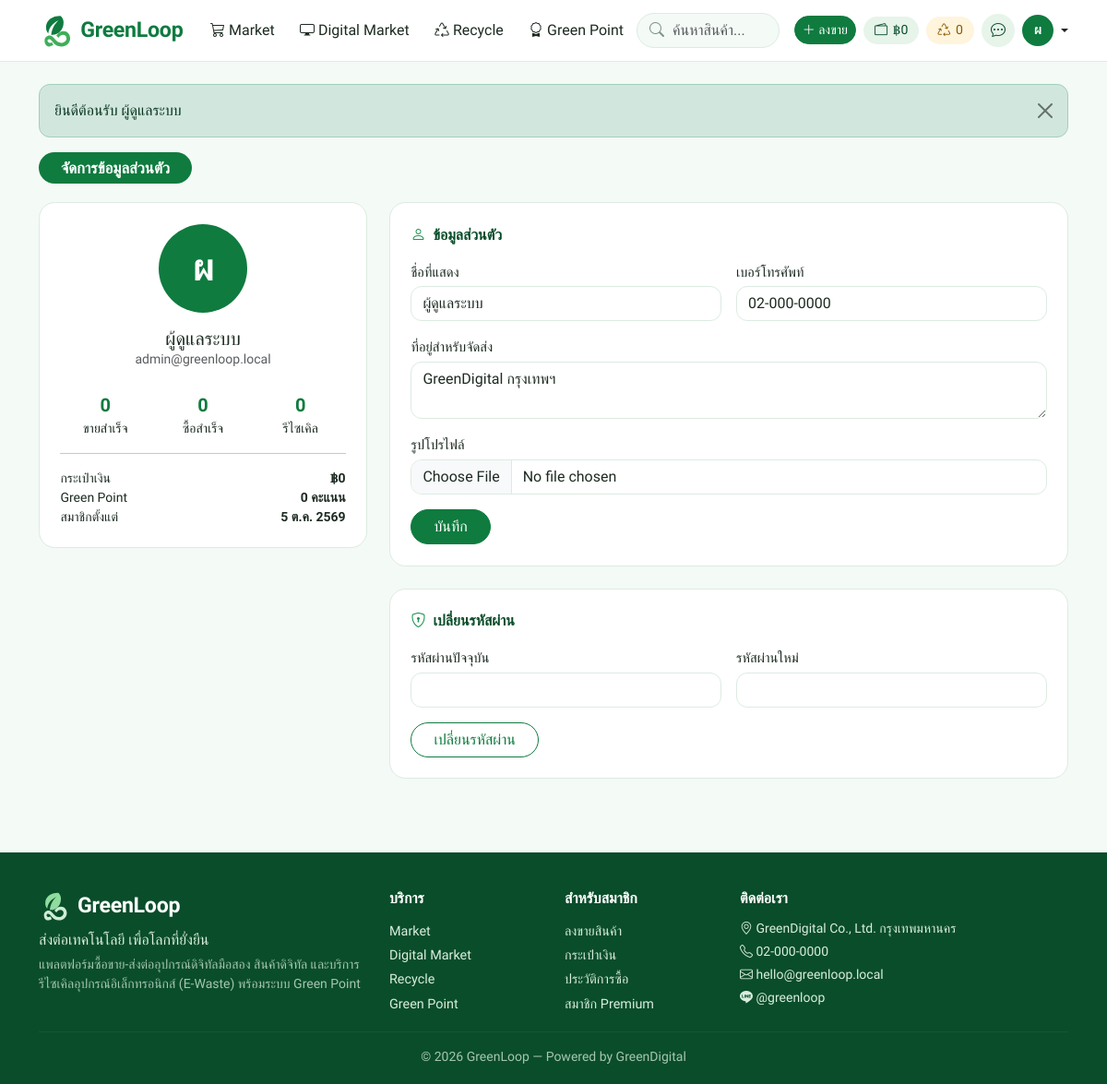
The app's page /profile.php (signed in) with its own data.
### tables this page shows
CREATE TABLE users (
  id INT AUTO_INCREMENT PRIMARY KEY,
  name VARCHAR(100) NOT NULL,
  email VARCHAR(150) NOT NULL UNIQUE,
  password_hash VARCHAR(255) NOT NULL,
  phone VARCHAR(30) NOT NULL DEFAULT '',
  address TEXT,
  avatar VARCHAR(255) DEFAULT NULL,
  role ENUM('user','admin') NOT NULL DEFAULT 'user',
  status ENUM('active','suspended') NOT NULL DEFAULT 'active',
  wallet_balance DECIMAL(12,2) NOT NULL DEFAULT 0,
  green_points INT NOT NULL DEFAULT 0,
  fee_waivers INT NOT NULL DEFAULT 0,
  premium_until DATETIME DEFAULT NULL,
  created_at DATETIME NOT NULL DEFAULT CURRENT_TIMESTAMP
);

### profile.php (the view, shortened to what this page needs)
<?php
require __DIR__ . '/includes/init.php';
$u = require_login();
$m = user_metrics($u['id']);
require __DIR__ . '/includes/header.php';
echo page_header('จัดการข้อมูลส่วนตัว');
?>
<div class="row g-4">
  <div class="col-lg-4">
    <div class="panel text-center">
      <?= avatar_html($u, 96) ?>
      <h2 class="h5 mt-3 mb-0"><?= e($u['name']) ?><?= premium_badge($u) ?></h2>
      <div class="text-muted small"><?= e($u['email']) ?></div>
      <div class="row g-2 mt-3 text-center small">
        <div class="col-4"><div class="fw-bold fs-5 text-green"><?= $m['sales'] ?></div>ขายสำเร็จ</div>
        <div class="col-4"><div class="fw-bold fs-5 text-green"><?= $m['purchases'] ?></div>ซื้อสำเร็จ</div>
        <div class="col-4"><div class="fw-bold fs-5 text-green"><?= $m['recycles'] ?></div>รีไซเคิล</div>
      </div>
      <hr>
      <div class="d-flex justify-content-between small"><span>กระเป๋าเงิน</span><b><?= baht($u['wallet_balance']) ?></b></div>
      <div class="d-flex justify-content-between small"><span>Green Point</span><b><?= number_format($u['green_points']) ?> คะแนน</b></div>
      <div class="d-flex justify-content-between small"><span>สมาชิกตั้งแต่</span><b><?= thai_date($u['created_at'], false) ?></b></div>
    </div>
  </div>
  <div class="col-lg-8">
    <form class="panel mb-4" method="post" enctype="multipart/form-data">
      <div class="panel-title"><i class="bi bi-person"></i> ข้อมูลส่วนตัว</div>
      <div class="row g-3">
        <div class="col-md-6"><label class="form-label" for="name">ชื่อที่แสดง</label><input id="name" class="form-control" name="name" value="<?= e($u['name']) ?>" required maxlength="100"></div>
        <div class="col-md-6"><label class="form-label" for="phone">เบอร์โทรศัพท์</label><input id="phone" class="form-control" name="phone" value="<?= e($u['phone']) ?>" maxlength="30"></div>
        <div class="col-12"><label class="form-label" for="address">ที่อยู่สำหรับจัดส่ง</label><textarea id="address" class="form-control" name="address" rows="2"><?= e($u['address']) ?></textarea></div>
        <div class="col-12"><label class="form-label" for="avatar">รูปโปรไฟล์</label><input id="avatar" class="form-control" type="file" name="avatar" accept="image/*"></div>
      </div>
      <button class="btn btn-primary mt-3 px-4">บันทึก</button>
    </form>
    <form class="panel" method="post">
      <div class="panel-title"><i class="bi bi-shield-lock"></i> เปลี่ยนรหัสผ่าน</div>
      <div class="row g-3">
        <div class="col-md-6"><label class="form-label" for="current">รหัสผ่านปัจจุบัน</label><input id="current" class="form-control" type="password" name="current" required autocomplete="current-password"></div>
        <div class="col-md-6"><label class="form-label" for="new">รหัสผ่านใหม่</label><input id="new" class="form-control" type="password" name="new" required minlength="8" autocomplete="new-password"></div>
      </div>
      <button class="btn btn-outline-primary mt-3 px-4">เปลี่ยนรหัสผ่าน</button>
    </form>
  </div>
</div>
<?php require __DIR__ . '/includes/footer.php'; ?>

### includes/header.php (shortened to what this page needs)
<?php
$u = user();
$site = setting('site_name', 'GreenLoop');
$unread = $u ? (int) val('SELECT COUNT(*) FROM messages WHERE receiver_id = ? AND is_read = 0', [$u['id']]) : 0;
$self = basename($_SERVER['SCRIPT_NAME']);
$navType = $self === 'products.php' ? get('type') : '';
?>
<!doctype html>
<html lang="th">
<head>
<link href="https://cdn.jsdelivr.net/npm/bootstrap@5.3.3/dist/css/bootstrap.min.css" rel="stylesheet">
<link href="https://cdn.jsdelivr.net/npm/bootstrap-icons@1.11.3/font/bootstrap-icons.min.css" rel="stylesheet">
<link href="<?= e(url('assets/css/style.css')) ?>?v=1" rel="stylesheet">
</head>
<body>
<nav class="navbar navbar-expand-lg sticky-top gl-nav">
  <div class="container">
    <a class="navbar-brand" href="<?= e(url('index.php')) ?>"><?= logo_html() ?></a>
    <div class="collapse navbar-collapse" id="nav">
      <ul class="navbar-nav me-auto">
        <li class="nav-item"><a class="nav-link <?= $navType === 'market' ? 'active' : '' ?>" href="<?= e(url('products.php?type=market')) ?>"><i class="bi bi-cart3"></i> Market</a></li>
        <li class="nav-item"><a class="nav-link <?= $navType === 'digital' ? 'active' : '' ?>" href="<?= e(url('products.php?type=digital')) ?>"><i class="bi bi-display"></i> Digital Market</a></li>
        <li class="nav-item"><a class="nav-link <?= $self === 'recycle.php' ? 'active' : '' ?>" href="<?= e(url('recycle.php')) ?>"><i class="bi bi-recycle"></i> Recycle</a></li>
        <li class="nav-item"><a class="nav-link <?= $self === 'points.php' ? 'active' : '' ?>" href="<?= e(url('points.php')) ?>"><i class="bi bi-award"></i> Green Point</a></li>
      </ul>
      <form class="nav-search me-lg-3 my-2 my-lg-0" action="<?= e(url('products.php')) ?>" method="get" role="search">
        <i class="bi bi-search"></i>
        <input type="search" name="q" class="form-control" placeholder="ค้นหาสินค้า..." value="<?= $self === 'products.php' ? e(get('q')) : '' ?>" aria-label="ค้นหาสินค้า">
      </form>
      <div class="d-flex align-items-center gap-2 flex-wrap">
      <?php if ($u): ?>
        <a class="btn btn-primary btn-sm" href="<?= e(url('sell.php')) ?>"><i class="bi bi-plus-lg"></i> ลงขาย</a>
        <a class="chip" href="<?= e(url('wallet.php')) ?>" title="กระเป๋าเงิน"><i class="bi bi-wallet2"></i> <?= baht($u['wallet_balance']) ?></a>
        <a class="chip chip-point" href="<?= e(url('points.php')) ?>" title="Green Point"><i class="bi bi-recycle"></i> <?= number_format($u['green_points']) ?></a>
        <a class="icon-btn" href="<?= e(url('chat.php')) ?>" title="แชท"><i class="bi bi-chat-dots"></i><?php if ($unread): ?><span class="dot"><?= $unread ?></span><?php endif; ?></a>
        <div class="dropdown">
          <a class="d-flex align-items-center gap-1 text-decoration-none dropdown-toggle text-dark" href="#" data-bs-toggle="dropdown"><?= avatar_html($u, 34) ?></a>
        </div>
      <?php else: ?>
        <a class="btn btn-outline-primary btn-sm" href="<?= e(url('login.php')) ?>">เข้าสู่ระบบ</a>
        <a class="btn btn-primary btn-sm" href="<?= e(url('register.php')) ?>">สมัครสมาชิก</a>
      <?php endif; ?>
      </div>
    </div>
  </div>
</nav>
<main class="<?= isset($mainClass) ? e($mainClass) : 'container py-4' ?>">
<?php if (!empty($_SESSION['flash'])): ?>
  <div class="<?= isset($mainClass) ? 'container pt-3' : '' ?>">
  <?php foreach ($_SESSION['flash'] as $f): ?>
    <div class="alert alert-<?= e($f[0]) ?> alert-dismissible fade show" role="alert"><?= e($f[1]) ?><button type="button" class="btn-close" data-bs-dismiss="alert" aria-label="ปิด"></button></div>
  <?php endforeach; unset($_SESSION['flash']); ?>
  </div>
<?php endif; ?>

### includes/init.php (shortened to what this page needs)
<?php
function db()
{
    static $pdo = null;
    if ($pdo === null) {
        $c = require ROOT_PATH . '/config.php';
        try {
            $pdo = new PDO(
                "mysql:host={$c['db_host']};port={$c['db_port']};dbname={$c['db_name']};charset=utf8mb4",
                $c['db_user'],
                $c['db_pass'],
                [
                    PDO::ATTR_ERRMODE => PDO::ERRMODE_EXCEPTION,
                    PDO::ATTR_DEFAULT_FETCH_MODE => PDO::FETCH_ASSOC,
                    PDO::ATTR_EMULATE_PREPARES => false,
                ]
            );
            $pdo->exec("SET time_zone = '+07:00'");
        } catch (PDOException $ex) {
            http_response_code(500);
            exit('<h3>เชื่อมต่อฐานข้อมูลไม่ได้</h3><p>กรุณานำเข้าไฟล์ <code>database.sql</code> และตรวจสอบการตั้งค่าใน <code>config.php</code></p>');
        }
    }
    return $pdo;
}
function q($sql, $params = [])
{
    $st = db()->prepare($sql);
    $st->execute($params);
    return $st;
}
function row($sql, $params = [])
{
    $r = q($sql, $params)->fetch();
    return $r ?: null;
}
function rows($sql, $params = [])
{
    return q($sql, $params)->fetchAll();
}
function val($sql, $params = [])
{
    return q($sql, $params)->fetchColumn();
}
function e($s)
{
    return htmlspecialchars((string) $s, ENT_QUOTES, 'UTF-8');
}
function url($path = '')
{
    return BASE_URL . '/' . ltrim($path, '/');
}
function baht($n)
{
    $n = (float) $n;
    return '฿' . number_format($n, floor($n) == $n ? 0 : 2);
}
function thai_date($dt, $time = true)
{
    $t = strtotime($dt);
    $m = ['', 'ม.ค.', 'ก.พ.', 'มี.ค.', 'เม.ย.', 'พ.ค.', 'มิ.ย.', 'ก.ค.', 'ส.ค.', 'ก.ย.', 'ต.ค.', 'พ.ย.', 'ธ.ค.'];
    return date('j', $t) . ' ' . $m[(int) date('n', $t)] . ' ' . (date('Y', $t) + 543) . ($time ? ' ' . date('H:i', $t) : '');
}
function setting($name, $default = '')
{
    static $all = null;
    if ($all === null) {
        $all = [];
        foreach (rows('SELECT name, value FROM settings') as $r) {
            $all[$r['name']] = $r['value'];
        }
    }
    return isset($all[$name]) && $all[$name] !== '' ? $all[$name] : $default;
}
function user()
{
    static $u = false;
    if ($u === false) {
        $u = empty($_SESSION['uid']) ? null : row('SELECT * FROM users WHERE id = ?', [$_SESSION['uid']]);
    }
    return $u;
}
function require_login()
{
    if (!user()) {
        $_SESSION['after_login'] = $_SERVER['REQUEST_URI'];
        flash('กรุณาเข้าสู่ระบบก่อนใช้งาน', 'warning');
        redirect('login.php');
    }
    return user();
}
function user_metrics($uid)
{
    return [
        'sales' => (int) val("SELECT COUNT(*) FROM orders WHERE seller_id = ? AND status = 'completed'", [$uid]),
        'purchases' => (int) val("SELECT COUNT(*) FROM orders WHERE buyer_id = ? AND status = 'completed'", [$uid]),
        'recycles' => (int) val("SELECT COUNT(*) FROM recycles WHERE user_id = ? AND status = 'completed'", [$uid]),
        'points' => (int) val('SELECT COALESCE(SUM(points), 0) FROM point_transactions WHERE user_id = ? AND points > 0', [$uid]),
    ];
}
function avatar_html($u, $size = 36)
{
    return '<span class="avatar avatar-text" style="width:' . $size . 'px;height:' . $size . 'px;font-size:' . round($size * .42) . 'px">' . e(mb_substr($u['name'], 0, 1)) . '</span>';
}
function page_header($title, $subtitle = '')
{
    return '<div class="page-head"><h1 class="pill-title">' . e($title) . '</h1>' . ($subtitle ? '<p class="text-muted mb-0 mt-2">' . e($subtitle) . '</p>' : '') . '</div>';
}
function logo_html($height = 38)
{
    return '<svg class="logo-mark" width="' . $height . '" height="' . $height . '" viewBox="0 0 48 48" aria-hidden="true"><path d="M30 4C18 4 10 10 10 20c0 3 1 6 3 8 1-8 6-14 14-18-5 5-9 11-10 20 9 1 17-6 17-17 0-3-1-6-4-9z" fill="#0f7b3f"/><path d="M8 38c0-4 3-7 7-7 6 0 8 10 16 10 4 0 7-3 7-6s-2-5-5-5c-2 0-4 1-6 4l-3-3c3-4 6-6 10-6 5 0 9 4 9 10s-5 11-12 11C20 46 19 36 14 36c-1 0-2 1-2 2s1 3 3 3c1 0 2 0 3-1l2 4c-2 1-4 2-6 2-4 0-6-4-6-8z" fill="#3fae5a"/></svg>'
        . '<span class="logo-text">' . e(setting('site_name', 'GreenLoop')) . '</span>';
}

### assets/css/style.css (style rules this page uses)
:root { --gl-900: #0a4d2a; --gl-700: #0f7b3f; --gl-600: #17914c; --gl-500: #3fae5a; --gl-200: #cfe9d6; --gl-100: #e6f4ea; --gl-50: #f4faf6; --gl-gold: #e59a12; --gl-ink: #1d2b22; --gl-line: #dcebe1; --bs-primary: #0f7b3f; --bs-primary-rgb: 15, 123, 63; --bs-success: #17914c; --bs-success-rgb: 23, 145, 76; --bs-link-color: #0f7b3f; --bs-link-color-rgb: 15, 123, 63; --bs-link-hover-color: #0a4d2a; --bs-link-hover-color-rgb: 10, 77, 42; --bs-body-font-family: 'Prompt', 'Segoe UI', Tahoma, sans-serif; --bs-body-color: #1d2b22; --bs-border-radius: .75rem; }
body { background: var(--gl-50); min-height: 100vh; display: flex; flex-direction: column; }
main { flex: 1; }
a { text-decoration: none; }
h1, h2, h3, h4, h5, h6 { font-weight: 600; }
.btn { border-radius: 999px; font-weight: 500; }
.btn-primary { --bs-btn-bg: var(--gl-700); --bs-btn-border-color: var(--gl-700); --bs-btn-hover-bg: #0c6a36; --bs-btn-hover-border-color: #0c6a36; --bs-btn-active-bg: var(--gl-900); --bs-btn-active-border-color: var(--gl-900); --bs-btn-disabled-bg: var(--gl-700); --bs-btn-disabled-border-color: var(--gl-700); }
.btn-outline-primary { --bs-btn-color: var(--gl-700); --bs-btn-border-color: var(--gl-700); --bs-btn-hover-bg: var(--gl-700); --bs-btn-hover-border-color: var(--gl-700); --bs-btn-active-bg: var(--gl-900); --bs-btn-active-border-color: var(--gl-900); }
.form-control, .form-select { border-color: var(--gl-line); }
.form-label { font-weight: 500; font-size: .92rem; margin-bottom: .3rem; }
.text-green { color: var(--gl-700) !important; }
.gl-nav { background: rgba(255, 255, 255, .96); backdrop-filter: blur(8px); border-bottom: 1px solid var(--gl-line); padding: .55rem 0; }
.navbar-brand { display: flex; align-items: center; gap: .45rem; }
.logo-text { font-weight: 700; font-size: 1.45rem; color: var(--gl-700); letter-spacing: -.3px; }
.gl-nav .nav-link { color: var(--gl-ink); font-weight: 500; border-radius: 999px; padding: .4rem .85rem !important; white-space: nowrap; }
.nav-search { position: relative; flex: 1; max-width: 300px; min-width: 150px; }
.nav-search .bi { position: absolute; left: .9rem; top: 50%; transform: translateY(-50%); color: #7c9485; }
.nav-search .form-control { border-radius: 999px; padding-left: 2.4rem; background: var(--gl-50); }
.chip { display: inline-flex; align-items: center; gap: .35rem; background: var(--gl-100); color: var(--gl-900); border-radius: 999px; padding: .28rem .75rem; font-size: .88rem; font-weight: 500; white-space: nowrap; }
.chip-point { background: #fff4dc; color: #8a5a00; }
.icon-btn { position: relative; width: 36px; height: 36px; display: inline-flex; align-items: center; justify-content: center; border-radius: 50%; background: var(--gl-100); color: var(--gl-900); }
.avatar { border-radius: 50%; object-fit: cover; flex-shrink: 0; }
.avatar-text { display: inline-flex; align-items: center; justify-content: center; background: var(--gl-700); color: #fff; font-weight: 600; }
.pill-title { display: inline-block; background: var(--gl-700); color: #fff; font-size: 1.05rem; font-weight: 600; border-radius: 999px; padding: .45rem 1.5rem; margin: 0; }
.page-head { margin-bottom: 1.25rem; }
.panel { background: #fff; border: 1px solid var(--gl-line); border-radius: 1.1rem; padding: 1.4rem; }
.panel-title { font-size: 1rem; font-weight: 600; color: var(--gl-900); margin-bottom: 1rem; display: flex; align-items: center; gap: .5rem; }
.panel-title .bi { color: var(--gl-600); }
.gl-footer .logo-text { color: #fff; }

### records on screen
users: wallet_balance "฿0", green_points "0", name "ผ ผ", name "ผู้ดูแลระบบ", email "admin@greenloop.local", created_at "5 ต.ค. 2569", phone "02-000-0000", address "GreenDigital กรุงเทพฯ"

### other values on screen
setting('site_name', 'GreenLoop') "GreenLoop GreenLoop"
$f[1] "ยินดีต้อนรับ ผู้ดูแลระบบ"
$title "จัดการข้อมูลส่วนตัว"
$m['sales'] "0"
$m['purchases'] "0"
$m['recycles'] "0"
setting('tagline') "ส่งต่อเทคโนโลยี เพื่อโลกที่ยั่งยืน"
setting('contact_address', '-') "GreenDigital Co., Ltd. กรุงเทพมหานคร"
setting('contact_phone', '-') "02-000-0000"
setting('contact_email', '-') "hello@greenloop.local"
setting('contact_line', '-') "@greenloop"
setting('footer_text', 'GreenLoop') "GreenLoop — Powered by GreenDigital"
